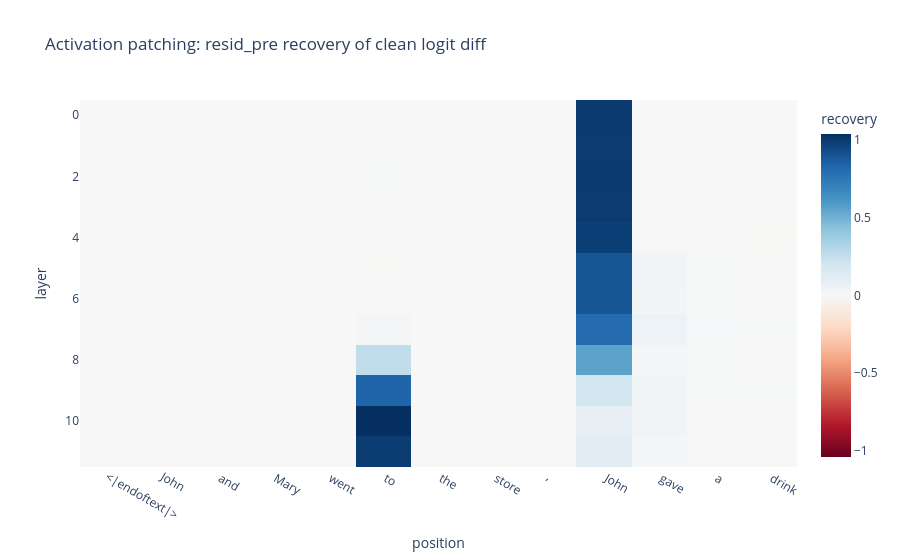

The notebook cell saved with this chart:
### Markdown cell above
## Patch in `resid_pre` at every (layer, position) and measure recovery

For each layer and position, run the corrupted prompt but overwrite
`resid_pre` at that (layer, position) with the clean-run value. Score how
much of the clean/corrupted logit-diff gap gets recovered.

### Code cell
def patch_resid_pre(resid_pre, hook, position, clean_cache):
    resid_pre[:, position, :] = clean_cache[hook.name][:, position, :]
    return resid_pre

n_layers = model.cfg.n_layers
n_pos = clean_tokens.shape[1]
str_tokens = model.to_str_tokens(clean_text)

results = torch.zeros(n_layers, n_pos)
clean_diff = logit_diff(clean_logits)
corrupted_diff = logit_diff(corrupted_logits)

for layer in range(n_layers):
    for position in range(n_pos):
        hook_fn = partial(patch_resid_pre, position=position, clean_cache=clean_cache)
        patched_logits = model.run_with_hooks(
            corrupted_tokens,
            fwd_hooks=[(utils.get_act_name("resid_pre", layer), hook_fn)],
        )
        patched_diff = logit_diff(patched_logits)
        # normalize: 0 = no recovery (still corrupted), 1 = full recovery (matches clean)
        results[layer, position] = (patched_diff - corrupted_diff) / (clean_diff - corrupted_diff)

px.imshow(results, x=str_tokens, y=list(range(n_layers)),
          labels=dict(x="position", y="layer", color="recovery"),
          title="Activation patching: resid_pre recovery of clean logit diff",
          color_continuous_scale="RdBu", color_continuous_midpoint=0).show()

### Figure 1 — Plotly figure (JSON) as saved in the notebook; plotly's stock layout.template omitted (floating-point values rounded to 4 significant figures; data arrays with more than 128 entries replaced by an {"elided": "..."} marker saying what was removed)
{"data": [{"coloraxis": "coloraxis", "hovertemplate": "position: %{x}<br>layer: %{y}<br>recovery: %{z}<extra></extra>", "name": "0", "type": "heatmap", "x": ["<|endoftext|>", "John", " and", " Mary", " went", " to", " the", " store", ",", " John", " gave", " a", " drink", " to"], "xaxis": "x", "y": [0, 1, 2, 3, 4, 5, 6, 7, 8, 9, 10, 11], "yaxis": "y", "z": {"elided": "12x14 float values"}}], "layout": {"coloraxis": {"autocolorscale": false, "cmid": 0, "colorbar": {"title": {"text": "recovery"}}, "colorscale": [[0, "rgb(103,0,31)"], [0.1, "rgb(178,24,43)"], [0.2, "rgb(214,96,77)"], [0.3, "rgb(244,165,130)"], [0.4, "rgb(253,219,199)"], [0.5, "rgb(247,247,247)"], [0.6, "rgb(209,229,240)"], [0.7, "rgb(146,197,222)"], [0.8, "rgb(67,147,195)"], [0.9, "rgb(33,102,172)"], [1, "rgb(5,48,97)"]]}, "title": {"text": "Activation patching: resid_pre recovery of clean logit diff"}, "xaxis": {"anchor": "y", "constrain": "domain", "domain": [0, 1], "scaleanchor": "y", "title": {"text": "position"}}, "yaxis": {"anchor": "x", "autorange": "reversed", "constrain": "domain", "domain": [0, 1], "title": {"text": "layer"}}}}
